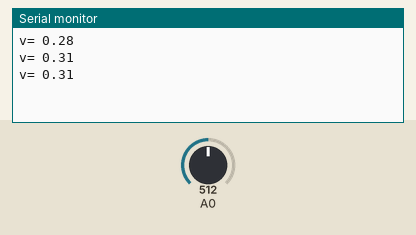
A sketch run on a simulated Arduino Uno, built with avr-gcc and run on an emulated ATmega328P. Shown: the last lines printed to the serial monitor. The inputs (shaded band) are chosen by the test bench; at power-on: A0 = 512.

Above: at 1.2 s.
1.3 s: A0 set to 716
At 1.9 s:
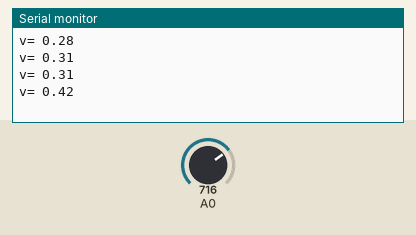
2.8 s: A0 set to 900
At 3.4 s:
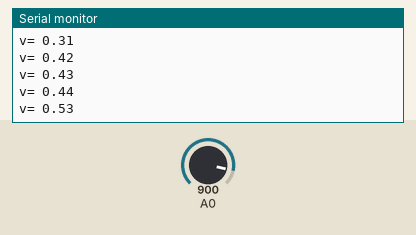
Timing chart, 0 to 5.8 s (numbered marks = the images above; inputs shaded):
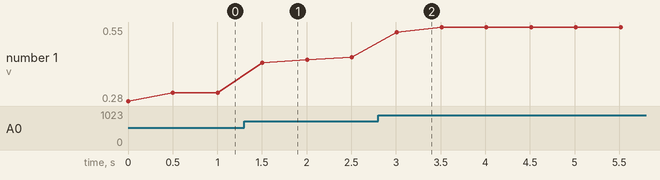

Measured:
- after the input at 1.3 s, the serial monitor: prints a new line after 0.21 s (image 1)
- after the input at 2.8 s, the serial monitor: prints a new line after 0.21 s (image 2)
- plotted number 1: 0.31 → 0.44 after the input at 1.3 s, 0.44 → 0.55 after the input at 2.8 s

The sketch:

06050491-2.ino
```cpp
int i;
float v;
int  Analogin=0;
void setup() {
 Serial.begin(9600);
}

void loop() {

 for(i=0;i<=5;i++)
  {
    Analogin=0.7*Analogin+0.3*analogRead(A0);
  }
  v=Analogin*2.5/4095;
  Serial.print("v= ");
  Serial.println(v);
  delay(500);
}
```
